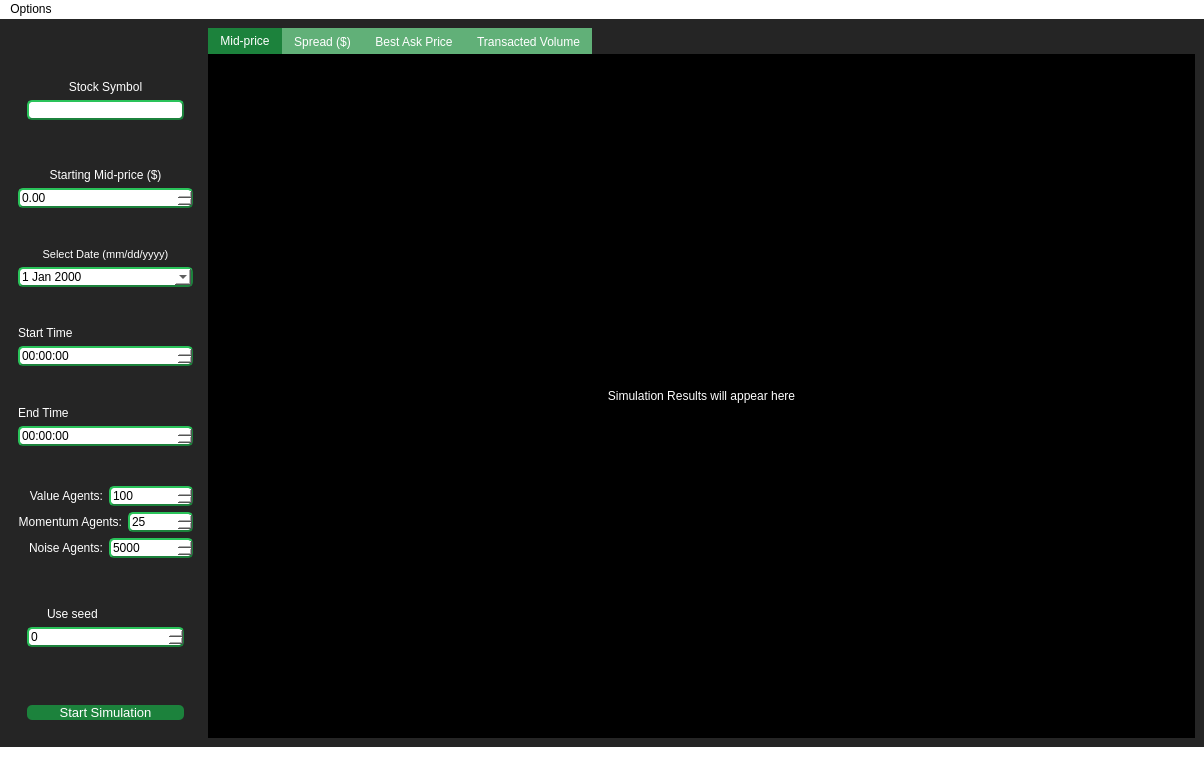
<?xml version="1.0" encoding="UTF-8"?>
<ui version="4.0">
 <class>MainWindow</class>
 <widget class="QMainWindow" name="MainWindow">
  <property name="geometry">
   <rect>
    <x>0</x>
    <y>0</y>
    <width>1204</width>
    <height>769</height>
   </rect>
  </property>
  <property name="windowTitle">
   <string>MainWindow</string>
  </property>
  <property name="styleSheet">
   <string notr="true">*{
	border: none;
	background-color: transparent;
	background: transparent;
	padding: 0;
	margin: 0;
	color: #ffffff;
}

/* Menu and Status Bars */
QMenuBar {
	background: white;
	background-color: white;
	color: black;
}

QStatusBar {
	background: white;
	background-color: white;
	color: black;
}

#CentralWidget{
	background-color: #252525;
}


#stockSymbol, #endTime, #startTime, #simDate, #seedSelector, #noiseAgents, #valueAgents, #momentumAgents, #startingPrice {
    background-color: white;
    border-style: outset;
    border-width: 2px;
    border-radius: 5px;
    border-color: #1c823c;
	color: black;
}

#graphResults, #pushButton {
	background-color: white;
    border-width: 2px;
    border-radius: 5px;
    border-color: #1c823c;
	background-color: #1c823c;
	color: white;
}

/* QTabWidget customization */
#result1, #result2, #result3, #result4 {
	color: #000000;
	background: #000000;
	background-color: #000000;
	border: none;
}

/*Tab manipulation */
QTabBar::tab{
	background-color: #1c823c;
	color: white;
}

QTabBar::tab:selected, QTabBar::tab:hover {
 	background-color: #1c823c;
	color: white;
}

QTabBar::tab:!selected {
	background-color: rgb(97, 176, 120);
	color: white;
}

QTabWidget::pane {
	border: none;
}
</string>
  </property>
  <widget class="QWidget" name="CentralWidget">
   <layout class="QGridLayout" name="gridLayout" columnstretch="0,1">
    <property name="horizontalSpacing">
     <number>6</number>
    </property>
    <item row="0" column="1">
     <widget class="QTabWidget" name="resultTabs">
      <property name="sizePolicy">
       <sizepolicy hsizetype="Preferred" vsizetype="Preferred">
        <horstretch>0</horstretch>
        <verstretch>0</verstretch>
       </sizepolicy>
      </property>
      <property name="layoutDirection">
       <enum>Qt::LeftToRight</enum>
      </property>
      <property name="autoFillBackground">
       <bool>false</bool>
      </property>
      <property name="tabPosition">
       <enum>QTabWidget::North</enum>
      </property>
      <property name="tabShape">
       <enum>QTabWidget::Rounded</enum>
      </property>
      <property name="currentIndex">
       <number>0</number>
      </property>
      <property name="tabBarAutoHide">
       <bool>false</bool>
      </property>
      <widget class="QWidget" name="result1">
       <attribute name="title">
        <string>Mid-price</string>
       </attribute>
       <layout class="QVBoxLayout" name="verticalLayout">
        <item>
         <widget class="QLabel" name="imageContainer_1">
          <property name="sizePolicy">
           <sizepolicy hsizetype="Preferred" vsizetype="Preferred">
            <horstretch>0</horstretch>
            <verstretch>0</verstretch>
           </sizepolicy>
          </property>
          <property name="text">
           <string>Simulation Results will appear here</string>
          </property>
          <property name="scaledContents">
           <bool>true</bool>
          </property>
          <property name="alignment">
           <set>Qt::AlignCenter</set>
          </property>
         </widget>
        </item>
       </layout>
      </widget>
      <widget class="QWidget" name="result2">
       <attribute name="title">
        <string>Spread ($)</string>
       </attribute>
       <layout class="QVBoxLayout" name="verticalLayout_4">
        <item>
         <widget class="QLabel" name="imageContainer_2">
          <property name="sizePolicy">
           <sizepolicy hsizetype="Preferred" vsizetype="Preferred">
            <horstretch>0</horstretch>
            <verstretch>0</verstretch>
           </sizepolicy>
          </property>
          <property name="text">
           <string>Simulation Results will appear here</string>
          </property>
          <property name="scaledContents">
           <bool>true</bool>
          </property>
          <property name="alignment">
           <set>Qt::AlignCenter</set>
          </property>
         </widget>
        </item>
       </layout>
      </widget>
      <widget class="QWidget" name="result3">
       <attribute name="title">
        <string>Best Ask Price</string>
       </attribute>
       <layout class="QVBoxLayout" name="verticalLayout_5">
        <item>
         <widget class="QLabel" name="imageContainer_3">
          <property name="sizePolicy">
           <sizepolicy hsizetype="Preferred" vsizetype="Preferred">
            <horstretch>0</horstretch>
            <verstretch>0</verstretch>
           </sizepolicy>
          </property>
          <property name="text">
           <string>Simulation Results will appear here</string>
          </property>
          <property name="scaledContents">
           <bool>true</bool>
          </property>
          <property name="alignment">
           <set>Qt::AlignCenter</set>
          </property>
         </widget>
        </item>
       </layout>
      </widget>
      <widget class="QWidget" name="result4">
       <attribute name="title">
        <string>Transacted Volume</string>
       </attribute>
       <layout class="QVBoxLayout" name="verticalLayout_6">
        <item>
         <widget class="QLabel" name="imageContainer_4">
          <property name="sizePolicy">
           <sizepolicy hsizetype="Preferred" vsizetype="Preferred">
            <horstretch>0</horstretch>
            <verstretch>0</verstretch>
           </sizepolicy>
          </property>
          <property name="frameShape">
           <enum>QFrame::NoFrame</enum>
          </property>
          <property name="text">
           <string>Simulation Results will appear here</string>
          </property>
          <property name="scaledContents">
           <bool>true</bool>
          </property>
          <property name="alignment">
           <set>Qt::AlignCenter</set>
          </property>
         </widget>
        </item>
       </layout>
      </widget>
     </widget>
    </item>
    <item row="0" column="0">
     <widget class="QWidget" name="inputContainer" native="true">
      <layout class="QVBoxLayout" name="verticalLayout_12">
       <item>
        <spacer name="verticalSpacer_6">
         <property name="orientation">
          <enum>Qt::Vertical</enum>
         </property>
         <property name="sizeHint" stdset="0">
          <size>
           <width>20</width>
           <height>40</height>
          </size>
         </property>
        </spacer>
       </item>
       <item>
        <widget class="QWidget" name="tickerW" native="true">
         <layout class="QVBoxLayout" name="verticalLayout_7">
          <item>
           <widget class="QLabel" name="symbolLabel">
            <property name="font">
             <font>
              <pointsize>9</pointsize>
             </font>
            </property>
            <property name="text">
             <string>Stock Symbol</string>
            </property>
            <property name="alignment">
             <set>Qt::AlignBottom|Qt::AlignHCenter</set>
            </property>
           </widget>
          </item>
          <item>
           <widget class="QLineEdit" name="stockSymbol">
            <property name="minimumSize">
             <size>
              <width>50</width>
              <height>0</height>
             </size>
            </property>
           </widget>
          </item>
         </layout>
        </widget>
       </item>
       <item>
        <spacer name="verticalSpacer_8">
         <property name="orientation">
          <enum>Qt::Vertical</enum>
         </property>
         <property name="sizeHint" stdset="0">
          <size>
           <width>20</width>
           <height>40</height>
          </size>
         </property>
        </spacer>
       </item>
       <item>
        <layout class="QVBoxLayout" name="verticalLayout_3">
         <item>
          <widget class="QLabel" name="label_7">
           <property name="text">
            <string>Starting Mid-price ($)</string>
           </property>
           <property name="alignment">
            <set>Qt::AlignBottom|Qt::AlignHCenter</set>
           </property>
          </widget>
         </item>
         <item>
          <widget class="QDoubleSpinBox" name="startingPrice">
           <property name="prefix">
            <string/>
           </property>
           <property name="maximum">
            <double>99999999999.990005493164063</double>
           </property>
          </widget>
         </item>
        </layout>
       </item>
       <item>
        <spacer name="verticalSpacer_7">
         <property name="orientation">
          <enum>Qt::Vertical</enum>
         </property>
         <property name="sizeHint" stdset="0">
          <size>
           <width>20</width>
           <height>40</height>
          </size>
         </property>
        </spacer>
       </item>
       <item>
        <layout class="QVBoxLayout" name="verticalLayout_9">
         <item>
          <widget class="QLabel" name="label">
           <property name="font">
            <font>
             <pointsize>8</pointsize>
            </font>
           </property>
           <property name="cursor">
            <cursorShape>ArrowCursor</cursorShape>
           </property>
           <property name="text">
            <string>Select Date (mm/dd/yyyy)</string>
           </property>
           <property name="alignment">
            <set>Qt::AlignBottom|Qt::AlignHCenter</set>
           </property>
          </widget>
         </item>
         <item>
          <widget class="QDateEdit" name="simDate">
           <property name="font">
            <font>
             <pointsize>9</pointsize>
            </font>
           </property>
           <property name="calendarPopup">
            <bool>true</bool>
           </property>
          </widget>
         </item>
        </layout>
       </item>
       <item>
        <spacer name="verticalSpacer_5">
         <property name="orientation">
          <enum>Qt::Vertical</enum>
         </property>
         <property name="sizeHint" stdset="0">
          <size>
           <width>20</width>
           <height>40</height>
          </size>
         </property>
        </spacer>
       </item>
       <item>
        <layout class="QVBoxLayout" name="verticalLayout_13">
         <item>
          <widget class="QLabel" name="label_2">
           <property name="font">
            <font>
             <pointsize>9</pointsize>
            </font>
           </property>
           <property name="text">
            <string>Start Time</string>
           </property>
           <property name="alignment">
            <set>Qt::AlignBottom|Qt::AlignLeading|Qt::AlignLeft</set>
           </property>
          </widget>
         </item>
         <item>
          <widget class="QTimeEdit" name="startTime">
           <property name="font">
            <font>
             <pointsize>9</pointsize>
             <kerning>true</kerning>
            </font>
           </property>
          </widget>
         </item>
        </layout>
       </item>
       <item>
        <spacer name="verticalSpacer_4">
         <property name="orientation">
          <enum>Qt::Vertical</enum>
         </property>
         <property name="sizeHint" stdset="0">
          <size>
           <width>20</width>
           <height>40</height>
          </size>
         </property>
        </spacer>
       </item>
       <item>
        <layout class="QVBoxLayout" name="verticalLayout_14">
         <item>
          <widget class="QLabel" name="label_3">
           <property name="font">
            <font>
             <pointsize>9</pointsize>
            </font>
           </property>
           <property name="text">
            <string>End Time</string>
           </property>
           <property name="alignment">
            <set>Qt::AlignBottom|Qt::AlignLeading|Qt::AlignLeft</set>
           </property>
          </widget>
         </item>
         <item>
          <widget class="QTimeEdit" name="endTime">
           <property name="font">
            <font>
             <pointsize>9</pointsize>
            </font>
           </property>
          </widget>
         </item>
        </layout>
       </item>
       <item>
        <spacer name="verticalSpacer">
         <property name="orientation">
          <enum>Qt::Vertical</enum>
         </property>
         <property name="sizeHint" stdset="0">
          <size>
           <width>20</width>
           <height>40</height>
          </size>
         </property>
        </spacer>
       </item>
       <item>
        <layout class="QVBoxLayout" name="AgentBox">
         <item>
          <layout class="QHBoxLayout" name="horizontalLayout">
           <item>
            <widget class="QLabel" name="label_4">
             <property name="text">
              <string>Value Agents:</string>
             </property>
             <property name="alignment">
              <set>Qt::AlignRight|Qt::AlignTrailing|Qt::AlignVCenter</set>
             </property>
            </widget>
           </item>
           <item>
            <widget class="QSpinBox" name="valueAgents">
             <property name="minimum">
              <number>1</number>
             </property>
             <property name="maximum">
              <number>1000000</number>
             </property>
             <property name="value">
              <number>100</number>
             </property>
            </widget>
           </item>
          </layout>
         </item>
         <item>
          <layout class="QHBoxLayout" name="horizontalLayout_3">
           <item>
            <widget class="QLabel" name="label_5">
             <property name="text">
              <string>Momentum Agents:</string>
             </property>
             <property name="alignment">
              <set>Qt::AlignRight|Qt::AlignTrailing|Qt::AlignVCenter</set>
             </property>
            </widget>
           </item>
           <item>
            <widget class="QSpinBox" name="momentumAgents">
             <property name="minimum">
              <number>1</number>
             </property>
             <property name="maximum">
              <number>1000000</number>
             </property>
             <property name="value">
              <number>25</number>
             </property>
            </widget>
           </item>
          </layout>
         </item>
         <item>
          <layout class="QHBoxLayout" name="horizontalLayout_5">
           <item>
            <widget class="QLabel" name="label_6">
             <property name="text">
              <string>Noise Agents:</string>
             </property>
             <property name="alignment">
              <set>Qt::AlignRight|Qt::AlignTrailing|Qt::AlignVCenter</set>
             </property>
            </widget>
           </item>
           <item>
            <widget class="QSpinBox" name="noiseAgents">
             <property name="minimum">
              <number>1</number>
             </property>
             <property name="maximum">
              <number>1000000</number>
             </property>
             <property name="value">
              <number>5000</number>
             </property>
            </widget>
           </item>
          </layout>
         </item>
        </layout>
       </item>
       <item>
        <spacer name="verticalSpacer_3">
         <property name="orientation">
          <enum>Qt::Vertical</enum>
         </property>
         <property name="sizeHint" stdset="0">
          <size>
           <width>20</width>
           <height>40</height>
          </size>
         </property>
        </spacer>
       </item>
       <item>
        <widget class="QWidget" name="seedContainer" native="true">
         <layout class="QVBoxLayout" name="verticalLayout_10">
          <item>
           <widget class="QCheckBox" name="checkBox">
            <property name="font">
             <font>
              <pointsize>9</pointsize>
             </font>
            </property>
            <property name="text">
             <string>Use seed</string>
            </property>
            <property name="checked">
             <bool>false</bool>
            </property>
           </widget>
          </item>
          <item>
           <widget class="QSpinBox" name="seedSelector">
            <property name="font">
             <font>
              <pointsize>9</pointsize>
             </font>
            </property>
            <property name="maximum">
             <number>2147483647</number>
            </property>
           </widget>
          </item>
         </layout>
        </widget>
       </item>
       <item>
        <spacer name="verticalSpacer_2">
         <property name="orientation">
          <enum>Qt::Vertical</enum>
         </property>
         <property name="sizeHint" stdset="0">
          <size>
           <width>20</width>
           <height>40</height>
          </size>
         </property>
        </spacer>
       </item>
       <item>
        <widget class="QWidget" name="buttonW" native="true">
         <layout class="QVBoxLayout" name="verticalLayout_11">
          <item>
           <widget class="QPushButton" name="pushButton">
            <property name="font">
             <font>
              <pointsize>10</pointsize>
             </font>
            </property>
            <property name="text">
             <string>Start Simulation</string>
            </property>
           </widget>
          </item>
         </layout>
        </widget>
       </item>
      </layout>
     </widget>
    </item>
   </layout>
  </widget>
  <widget class="QMenuBar" name="menubar">
   <property name="geometry">
    <rect>
     <x>0</x>
     <y>0</y>
     <width>1204</width>
     <height>21</height>
    </rect>
   </property>
   <widget class="QMenu" name="menuInfo">
    <property name="title">
     <string>Options</string>
    </property>
    <addaction name="actionQuit"/>
   </widget>
   <addaction name="menuInfo"/>
  </widget>
  <widget class="QStatusBar" name="statusbar"/>
  <action name="actionQuit">
   <property name="text">
    <string>Quit</string>
   </property>
  </action>
 </widget>
 <resources/>
 <connections/>
</ui>
